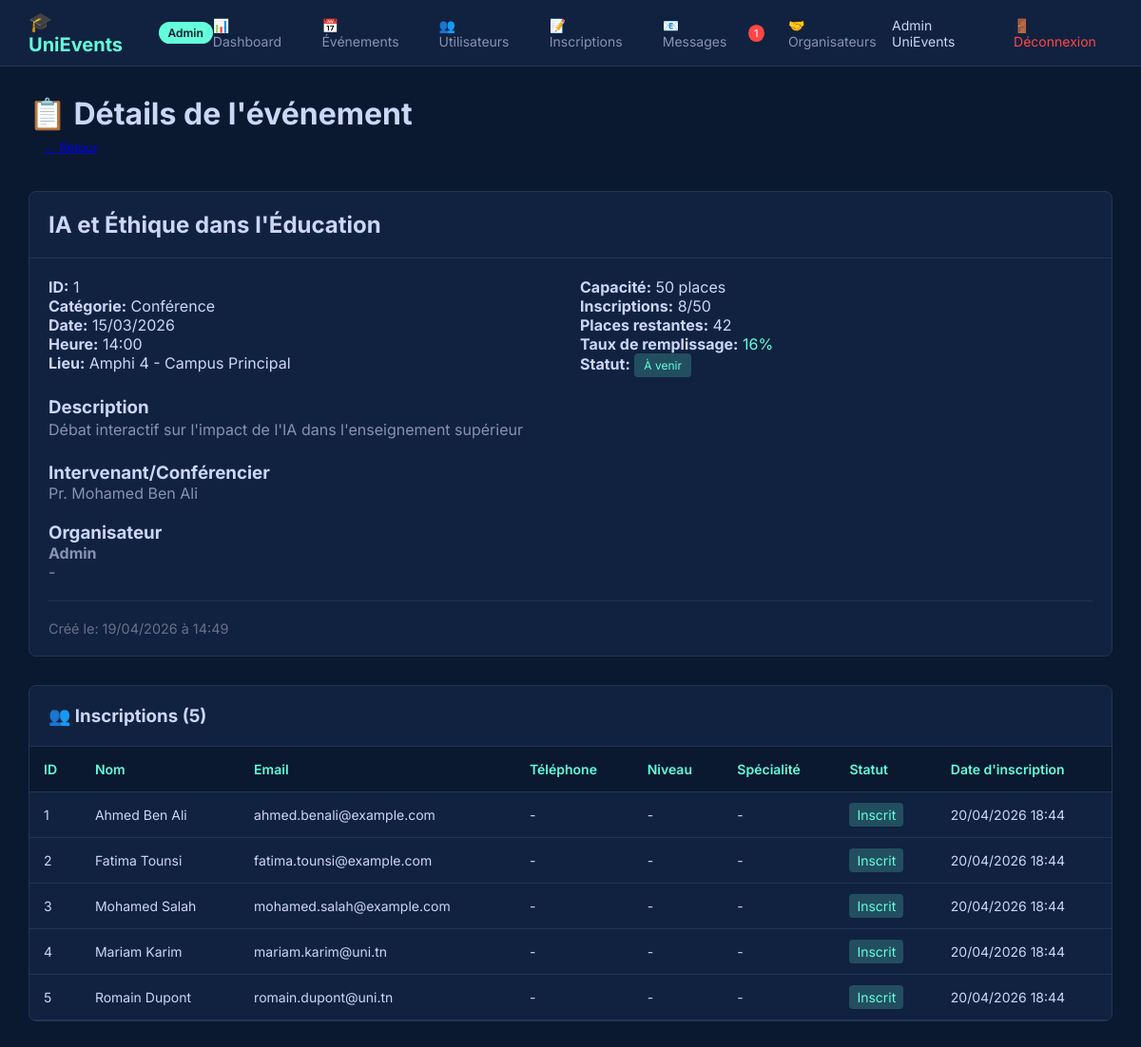
The page /event_details.php?id=1 (signed in) on the database its author committed.
### tables this page shows
CREATE TABLE `events` (
  `id` int(11) NOT NULL,
  `title` varchar(200) NOT NULL,
  `category` enum('Conférence','Workshop','Hackathon','Club','Séminaire') NOT NULL,
  `description` text NOT NULL,
  `date` date NOT NULL,
  `time` time NOT NULL,
  `location` varchar(255) NOT NULL,
  `capacity` int(11) NOT NULL,
  `current_registrations` int(11) DEFAULT 0,
  `speaker` varchar(150) DEFAULT NULL,
  `status` enum('à_venir','en_cours','terminé','annulé') DEFAULT 'à_venir',
  `created_by` int(11) DEFAULT NULL,
  `created_at` timestamp NOT NULL DEFAULT current_timestamp()
);

CREATE TABLE `registrations` (
  `id` int(11) NOT NULL,
  `event_id` int(11) NOT NULL,
  `user_id` int(11) NOT NULL,
  `status` enum('inscrit','waitlist','annulé') DEFAULT 'inscrit',
  `registered_at` timestamp NOT NULL DEFAULT current_timestamp()
);

CREATE TABLE `users` (
  `id` int(11) NOT NULL,
  `name` varchar(100) NOT NULL,
  `email` varchar(150) NOT NULL,
  `password` varchar(255) NOT NULL,
  `phone` varchar(20) DEFAULT NULL,
  `role` enum('etudiant','organisateur','admin') DEFAULT 'etudiant',
  `niveau` varchar(50) DEFAULT NULL,
  `specialite` varchar(100) DEFAULT NULL,
  `created_at` timestamp NOT NULL DEFAULT current_timestamp()
);

### event_details.php (the view, shortened to what this page needs)
<?php
require_once 'header.php';
$eventId = intval($_GET['id']);
$event = null;
$registrations = [];
$error = '';
try {
    $stmt = $pdo->prepare("
        SELECT e.*, u.name as organizer_name, u.email as organizer_email
        FROM events e
        LEFT JOIN users u ON e.created_by = u.id
        WHERE e.id = :id
    ");
    $stmt->execute([':id' => $eventId]);
    $event = $stmt->fetch();
    if (!$event) {
        $error = "Événement non trouvé";
    } else {
        $stmt = $pdo->prepare("
            SELECT r.*, u.name, u.email, u.phone, u.niveau, u.specialite
            FROM registrations r
            JOIN users u ON r.user_id = u.id
            WHERE r.event_id = :event_id
            ORDER BY r.registered_at DESC
        ");
        $stmt->execute([':event_id' => $eventId]);
        $registrations = $stmt->fetchAll();
    }
} catch(PDOException $e) {
    $error = $e->getMessage();
}
?>
<h1>📋 Détails de l'événement</h1>
<?php if (!empty($error)): ?>
    <div class="alert-error" style="background: rgba(255, 100, 100, 0.1); border: 1px solid #ff6464; padding: 15px; border-radius: 8px; margin-bottom: 20px;">
        ❌ <?php echo htmlspecialchars($error); ?>
    </div>
    <a href="manage_events.php" class="btn btn-secondary">← Retour aux événements</a>
<?php elseif ($event): ?>
    <div style="display: flex; gap: 20px; margin-bottom: 30px;">
        <a href="manage_events.php" class="btn btn-secondary">← Retour</a>
    </div>
    <div class="table-container" style="margin-bottom: 30px;">
        <div style="padding: 20px; border-bottom: 1px solid #233554;">
            <h2><?php echo htmlspecialchars($event['title']); ?></h2>
        </div>
        <div style="padding: 20px;">
            <div style="display: grid; grid-template-columns: 1fr 1fr; gap: 20px; margin-bottom: 20px;">
                <div>
                    <p><strong>ID:</strong> <?php echo $event['id']; ?></p>
                    <p><strong>Catégorie:</strong> <?php echo $event['category']; ?></p>
                    <p><strong>Date:</strong> <?php echo date('d/m/Y', strtotime($event['date'])); ?></p>
                    <p><strong>Heure:</strong> <?php echo substr($event['time'], 0, 5); ?></p>
                    <p><strong>Lieu:</strong> <?php echo htmlspecialchars($event['location']); ?></p>
                </div>
                <div>
                    <p><strong>Capacité:</strong> <?php echo $event['capacity']; ?> places</p>
                    <p><strong>Inscriptions:</strong> <?php echo $event['current_registrations']; ?>/<?php echo $event['capacity']; ?></p>
                    <p><strong>Places restantes:</strong> <?php echo max(0, $event['capacity'] - $event['current_registrations']); ?></p>
                    <p><strong>Taux de remplissage:</strong>
                        <span style="color: #64ffda;">
                            <?php echo round(($event['current_registrations'] / $event['capacity']) * 100, 1); ?>%
                        </span>
                    </p>
                    <p><strong>Statut:</strong>
                        <span class="status-badge status-<?php echo $event['status']; ?>" style="padding: 5px 10px; border-radius: 4px; background: rgba(100, 255, 218, 0.2); color: #64ffda;">
                            <?php
                                $statusLabels = [
                                    'à_venir' => 'À venir',
                                    'en_cours' => 'En cours',
                                    'terminé' => 'Terminé',
                                    'annulé' => 'Annulé'
                                ];
                                echo $statusLabels[$event['status']] ?? $event['status'];
                            ?>
                        </span>
                    </p>
                </div>
            </div>
            <div style="margin-top: 20px;">
                <h3>Description</h3>
                <p style="color: #8892b0; line-height: 1.6;">
                    <?php echo nl2br(htmlspecialchars($event['description'])); ?>
                </p>
            </div>
            <?php if ($event['speaker']): ?>
                <div style="margin-top: 20px;">
                    <h3>Intervenant/Conférencier</h3>
                    <p style="color: #8892b0;"><?php echo htmlspecialchars($event['speaker']); ?></p>
                </div>
            <?php endif; ?>
            <div style="margin-top: 20px;">
                <h3>Organisateur</h3>
                <p style="color: #8892b0;">
                    <strong><?php echo htmlspecialchars($event['organizer_name'] ?? 'Admin'); ?></strong><br>
                    <?php echo htmlspecialchars($event['organizer_email'] ?? '-'); ?>
                </p>
            </div>
            <?php if ($event['created_at']): ?>
                <div style="margin-top: 20px; padding-top: 20px; border-top: 1px solid #233554;">
                    <p style="color: #6a7088; font-size: 0.9em;">
                        Créé le: <?php echo date('d/m/Y à H:i', strtotime($event['created_at'])); ?>
                    </p>
                </div>
            <?php endif; ?>
        </div>
    </div>
    <div class="table-container">
        <div style="padding: 20px; border-bottom: 1px solid #233554;">
            <h3>👥 Inscriptions (<?php echo count($registrations); ?>)</h3>
        </div>
        <table>
            <thead>
                <tr>
                    <th>ID</th>
                    <th>Nom</th>
                    <th>Email</th>
                    <th>Téléphone</th>
                    <th>Niveau</th>
                    <th>Spécialité</th>
                    <th>Statut</th>
                    <th>Date d'inscription</th>
                </tr>
            </thead>
            <tbody>
                <?php if (count($registrations) > 0): ?>
                    <?php foreach ($registrations as $reg): ?>
                        <tr>
                            <td><?php echo $reg['id']; ?></td>
                            <td><?php echo htmlspecialchars($reg['name']); ?></td>
                            <td><?php echo htmlspecialchars($reg['email']); ?></td>
                            <td><?php echo htmlspecialchars($reg['phone'] ?? '-'); ?></td>
                            <td><?php echo htmlspecialchars($reg['niveau'] ?? '-'); ?></td>
                            <td><?php echo htmlspecialchars($reg['specialite'] ?? '-'); ?></td>
                            <td>
                                <span style="padding: 4px 8px; border-radius: 4px; background: rgba(100, 255, 218, 0.2); color: #64ffda;">
                                    <?php
                                        $statusLabels = [
                                            'inscrit' => 'Inscrit',
                                            'en_attente' => 'En attente',
                                            'annulé' => 'Annulé'
                                        ];
                                        echo $statusLabels[$reg['status']] ?? $reg['status'];
                                    ?>
                                </span>
                            </td>
                            <td><?php echo date('d/m/Y H:i', strtotime($reg['registered_at'])); ?></td>
                        </tr>
                    <?php endforeach; ?>
                <?php else: ?>
                    <tr>
                        <td colspan="8" style="text-align: center; color: #8892b0;">Aucune inscription</td>
                    </tr>
                <?php endif; ?>
            </tbody>
        </table>
    </div>
<?php else: ?>
    <p style="color: #8892b0;">Événement non trouvé</p>
    <a href="manage_events.php" class="btn btn-secondary">← Retour aux événements</a>
<?php endif; ?>
<?php require_once 'footer.php'; ?>

### style_admin.css (style rules this page uses)
* { margin: 0; padding: 0; box-sizing: border-box; }
body { font-family: 'Inter', sans-serif; background: #0a192f; color: #ccd6f6; }
.table-container { background: #112240; border-radius: 8px; border: 1px solid #233554; overflow-x: auto; }
table { width: 100%; border-collapse: collapse; }
th, td { padding: 15px; text-align: left; border-bottom: 1px solid #233554; }
th { background: #0a192f; color: #64ffda; font-weight: 600; font-size: 14px; }
td { color: #ccd6f6; font-size: 14px; }
.btn { padding: 8px 16px; border-radius: 4px; border: none; cursor: pointer; font-size: 13px; transition: all 0.3s; }
.status-badge { display: inline-block; padding: 4px 10px; border-radius: 20px; font-size: 12px; }

### rows shown on the page
events: title "IA et Éthique dans l'Éducation", id "1", category "Conférence", date "15/03/2026", time "14:00", location "Amphi 4 - Campus Principal", capacity "50", current_registrations "8", max(0, $event['capacity'] - $event['current_registrations']) "42", ($event['current_registrations'] / $event['capacity']) * 100 "16", status "À venir", description "Débat interactif sur l'impact de l'IA dans l'enseignement supérieur", speaker "Pr. Mohamed Ben Ali", created_at "19/04/2026 à 14:49"
registrations: id "1", user.name "Ahmed Ben Ali", user.email "ahmed.benali@example.com", user.phone "-", user.niveau "-", user.specialite "-", status "Inscrit", registered_at "20/04/2026 18:44"
registrations: id "2", user.name "Fatima Tounsi", user.email "fatima.tounsi@example.com", user.phone "-", user.niveau "-", user.specialite "-", status "Inscrit", registered_at "20/04/2026 18:44"
registrations: id "3", user.name "Mohamed Salah", user.email "mohamed.salah@example.com", user.phone "-", user.niveau "-", user.specialite "-", status "Inscrit", registered_at "20/04/2026 18:44"
registrations: id "4", user.name "Mariam Karim", user.email "mariam.karim@uni.tn", user.phone "-", user.niveau "-", user.specialite "-", status "Inscrit", registered_at "20/04/2026 18:44"
registrations: id "5", user.name "Romain Dupont", user.email "romain.dupont@uni.tn", user.phone "-", user.niveau "-", user.specialite "-", status "Inscrit", registered_at "20/04/2026 18:44"

### other values the page prints
$unreadNotifications "1"
$_SESSION['admin_name'] "Admin UniEvents"
$event['organizer_name'] "Admin"
$event['organizer_email'] "-"
count($registrations) "5"
